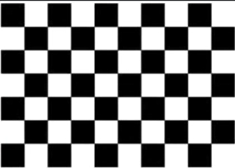
#> input picture tutorial_2/401/materyal/satranc.png, 235 x 168 px, found by its file name
$ python 03_koseSaptama_HARRiS.py
#> lines starting #> are read from the running program, lines starting #| are printed output that depends on the picture; after the words box and inside, x2 and y2 are one past the last pixel; in counts of white or black regions, pixels touching at a corner belong together
#> further down, img is the input picture: shape (168, 235, 3); mean B, G, R 128.6, 128.6, 128.6


#----------------------------------#
# HARRİS KÖŞE SAPTAMA ALGORİTMASI
#----------------------------------#

import cv2
import numpy as np

def Harris(x):
    blockSize = 2 # Kare boyutu
    apertureSize = 3 # Sobel gradyanı için
    k = 0.04 # Harris detektörü için serbest parametre

    imgGray = cv2.cvtColor(x, cv2.COLOR_BGR2GRAY) # Gri tonlamalı görüntüye dönüştürme işlemi
    dst = cv2.cornerHarris(imgGray, blockSize, apertureSize, k) # Harris köşe tespiti işlemi
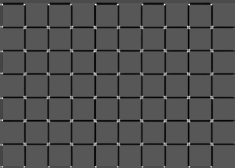
#> dst: shape (168, 235) float32; min -0.0185, max 0.0353, mean -0.00154; drawn with min black and max white
    dstNorm = np.empty(dst.shape, dtype=np.float32) # Boş bir dizi oluşturma işlemi
    dstNorm = cv2.normalize(dst, dstNorm, alpha=0, beta=255, norm_type=cv2.NORM_MINMAX) # Normalleştirme işlemi

    for i in range(dstNorm.shape[0]):
        for j in range(dstNorm.shape[1]):
            if int(dstNorm[i, j]) > 150: # Eşik değeri
                cv2.circle(x, (j, i), 3, (0, 255, 0), -1) # Daire çizme işlemi
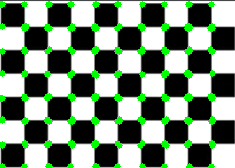
#> x: shape (168, 235, 3); 8.71% of pixels changed, all inside (x1, y1, x2, y2) = (0, 1, 216, 168)

    return x

img = cv2.imread(r"materyal\satranc.png" )

copy = np.copy(img) # Resmin kopyasını alır.

copy = Harris(copy) # Harris köşe tespiti işlemi

result = np.concatenate((img, copy), axis=1) # Resimleri birleştirme işlemi
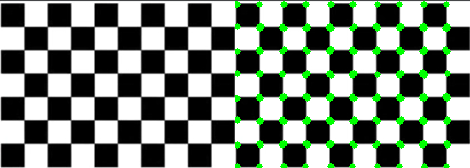
#> result: shape (168, 470, 3); mean B, G, R 122.8, 133.9, 122.8

cv2.imshow("Harris Corner Detection", result) # Resmi ekranda gösterme işlemi
cv2.waitKey(0) # Bekleme işlemi
cv2.destroyAllWindows() # Pencereleri kapatma işlemi
